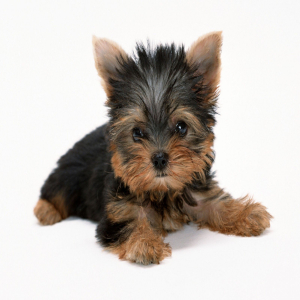
#> input picture assignment01_data_preprocessing_project/data/derekswork/animals/Picture1.jpg, 300 x 300 px, found by its file name; its folder holds 4 pictures in this run
$ jupyter execute --allow-errors team12_assignment01_data_preprocessing.ipynb
#> lines starting #> are read from the running program, lines starting #| are printed output that depends on the picture
# Team 12 - Assignment 01: Data Preprocessing Project

Using a [Python version that is 3.10+](https://www.python.org/downloads/)
globally or in a [virtual environment](https://realpython.com/python-virtual-environments-a-primer/)

1. Update pip: `python.exe -m pip install --upgrade pip`
2. run the following command in your terminal: `pip install -r requirements.txt`

This will install the required dependencies to run our Python code

- [ipykernal](https://pypi.org/project/ipykernel/)
- [scikit-learn](https://pypi.org/project/scikit-learn/)
- [matplotlib](https://pypi.org/project/matplotlib/)
- [pandas](https://pypi.org/project/pandas/)
- [numpy](https://pypi.org/project/numpy/)
- [notebook](https://pypi.org/project/notebook/)

## Team 12 Member assignment and topics

### Alicia Luna

- Missing values
- Outliers
- Duplicate data

[assignment01_alicia_luna_jupData.ipynb](assignment01_alicia_luna_jupData.ipynb)

### Derek Dilger

- [Aggregation](assignment01_derek_dilger_aggregation.ipynb)
- [Discretization](assignment01_derek_dilger_discretization.ipynb)
- [Principle Components Analysis](assignment01_derek_dilger_principle_components_analysis.ipynb)
- [Sampling](assignment01_derek_dilger_sampling.ipynb)

### Ian Dilger

- [Testing/trining split](assignment01_derek_dilger_sampling.ipynb)

### Jesus Cervantes

- Saving a dataframe
- [Dropping fields](assignment01_jesus_cervantes_droppingFields.ipynb)
- [Means and Standard Deviation](assignment01_jesus_cervantes_meanAndStdDeviation.ipynb)

### Matthew Mendoza & Gary Young

- Missing values
- Concatenating rows and columns

[assignment01_matthew_mendoza.ipynb](assignment01_matthew_mendoza.ipynb)

### Thomas Jaramillo-Ocha

- Calculated fields
- Feature normalization

[assignment01_thomas_jaramilloochoa.ipynb](assignment01_jesus_cervantes_meanAndStdDeviation.ipynb)

### Yunjeong Lee (Luna)

- Shuffling dataframes
- Sorting dataframes

[assignment01_yunjeong_lee.ipynb](assignment01_yunjeong_lee.ipynb)

## Alicia Luna

- Missing values
- Outliers
- Duplicate data

[assignment01_alicia_luna_jupData.ipynb](assignment01_alicia_luna_jupData.ipynb)

[cell 1]
import numpy as nm
import matplotlib.pyplot as plt
import pandas as pd

# reads and copies the data from the csv file
#> (the rest of this cell did not finish here and is left out)

## Derek Dilger

- [Aggregation](assignment01_derek_dilger_aggregation.ipynb)
- [Discretization](assignment01_derek_dilger_discretization.ipynb)
- [Principle Components Analysis](assignment01_derek_dilger_principle_components_analysis.ipynb)
- [Sampling](assignment01_derek_dilger_sampling.ipynb)

### Aggregation

Our implementation of Aggregation

[cell 2]
import pandas as pd
import numpy as np

#> (the rest of this cell did not finish here and is left out)

#> (a cell that did not finish here is left out)

#> (a cell that did not finish here is left out)

The above graph is not easy on the eyes

#> (a cell that did not finish here is left out)

The above graph is easier on the eyes than 'daily'. Given that there are only 134 days in the dataset, weekly is my personal favorite. Notice the week right before the semester starts? The dip in late September is due to a family reunion.

#> (a cell that did not finish here is left out)

October isn't over!

### Discretization

In this example of discretization, we check winning lottery numbers from 2010 and later.
Choose 5 numbers between 1 and 69, and one number between 1 and 26.
This last number is the "powerball". In order to win the jackpot, you must match every number.

[cell 7]
import pandas as pd
import matplotlib.pyplot as plt
#> (the rest of this cell did not finish here and is left out)

#> (a cell that did not finish here is left out)

#> (a cell that did not finish here is left out)

[cell 10]
listOfWinningPowerballNumbers = []  # putting all those powerballs into a list

#> (the rest of this cell did not finish here and is left out)

[cell 11]
dfOfWinningPowerballNumbers = pd.DataFrame(
    listOfWinningPowerballNumbers, columns=['num'])
dfOfWinningPowerballNumbers

[cell 12]
dfOfWinningPowerballNumbers['num'].hist(bins=10)
plt.show()
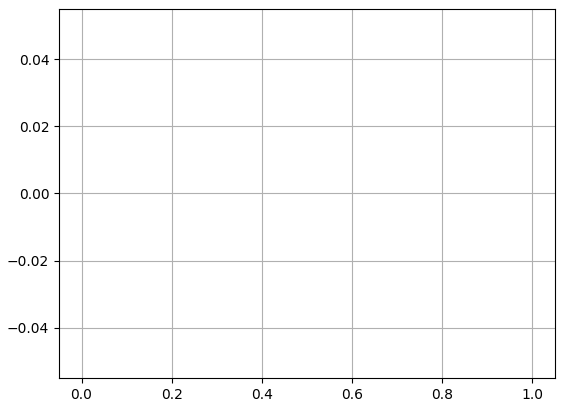
#> figure drawn by matplotlib, 1 panel

### Principle Components Analysis

[cell 13]
import numpy as np
import matplotlib.pyplot as plt
import matplotlib.image as mpimg
import os

numImages = 8

fig = plt.figure(figsize=(7, 7))
imgData = np.zeros(shape=(numImages, 270000))

# walk through the images and add them to the plot in path data\derekswork\animals
for i, file in enumerate(os.listdir(r"data\derekswork\animals")):
    # if less than the number of images in folder
    if i < numImages:
        img = mpimg.imread(r"data\derekswork\animals\\" + file)
#> img is the input picture: shape (300, 300, 3); mean R, G, B 197.2, 190.5, 184.4
        imgData[i, :] = img.flatten()
        ax = fig.add_subplot(2, 4, i+1)
        ax.imshow(img)
        ax.set_title(file)
        ax.axis('off')
        imgplot = plt.imshow(img)
    else:
        break

plt.show()
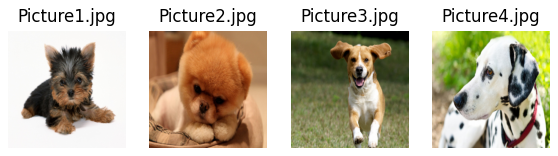
#> figure drawn by matplotlib, 4 panels

[cell 14]
from sklearn.decomposition import PCA

numComponents = 2
pca = PCA(n_components=numComponents)
pca.fit(imgData)

projected = pca.transform(imgData)
projected = pd.DataFrame(
    projected, columns=['pc1', 'pc2'], index=range(1, numImages+1))
projected['animal'] = ['dog', 'dog', 'dog', 'dog', 'cat', 'cat', 'cat', 'cat']
projected

[cell 15]
import matplotlib.pyplot as plt

colors = {'cat': 'k', 'dog': 'b'}
markerTypes = {'dog': 's', 'cat': 'x'}

for animalType in markerTypes:
    d = projected[projected['animal'] == animalType]
    plt.scatter(d['pc1'], d['pc2'], c=colors[animalType],
                s=60, marker=markerTypes[animalType])

plt.show()
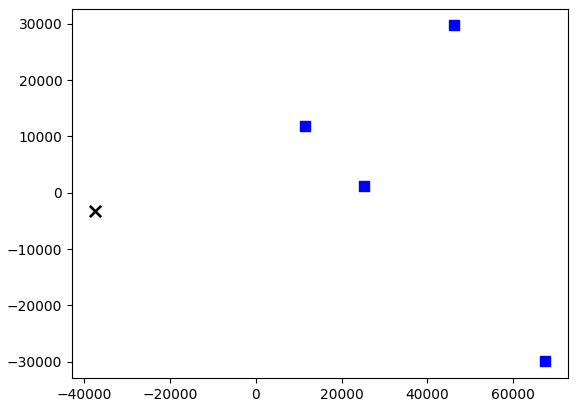
#> figure drawn by matplotlib, 1 panel
